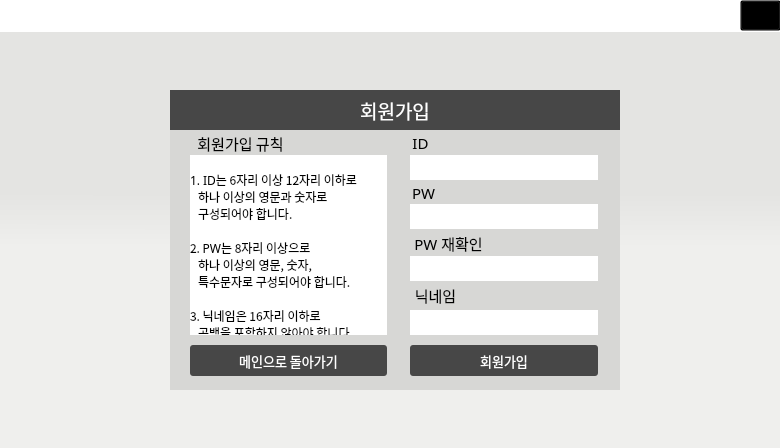
<?xml version="1.0" encoding="UTF-8"?>
<ui version="4.0">
 <class>Dialog</class>
 <widget class="QDialog" name="Dialog">
  <property name="geometry">
   <rect>
    <x>0</x>
    <y>0</y>
    <width>780</width>
    <height>448</height>
   </rect>
  </property>
  <property name="windowTitle">
   <string>PIM AGENT</string>
  </property>
  <property name="styleSheet">
   <string notr="true">background-color:qlineargradient(spread:pad, x1:0.5, y1:0.432, x2:0.499682, y2:0.551, stop:0 #E4E4E2, stop:1 #EFEFED)</string>
  </property>
  <widget class="QFrame" name="frame">
   <property name="geometry">
    <rect>
     <x>170</x>
     <y>90</y>
     <width>450</width>
     <height>300</height>
    </rect>
   </property>
   <property name="font">
    <font>
     <family>함초롬돋움</family>
     <pointsize>12</pointsize>
    </font>
   </property>
   <property name="styleSheet">
    <string notr="true">background-color:#D7D7D5;
border: transparent;
</string>
   </property>
   <property name="frameShape">
    <enum>QFrame::StyledPanel</enum>
   </property>
   <property name="frameShadow">
    <enum>QFrame::Raised</enum>
   </property>
   <widget class="QLineEdit" name="idEdit">
    <property name="geometry">
     <rect>
      <x>240</x>
      <y>65</y>
      <width>188</width>
      <height>25</height>
     </rect>
    </property>
    <property name="font">
     <font>
      <family>돋움</family>
      <pointsize>12</pointsize>
     </font>
    </property>
    <property name="styleSheet">
     <string notr="true">background-color:#ffffff;</string>
    </property>
    <property name="alignment">
     <set>Qt::AlignLeading|Qt::AlignLeft|Qt::AlignVCenter</set>
    </property>
   </widget>
   <widget class="QLabel" name="passLabel">
    <property name="geometry">
     <rect>
      <x>233</x>
      <y>87</y>
      <width>41</width>
      <height>31</height>
     </rect>
    </property>
    <property name="font">
     <font>
      <family>HY견고딕</family>
      <pointsize>11</pointsize>
     </font>
    </property>
    <property name="styleSheet">
     <string notr="true">border: 5px solid rgba(255,255,255,0);
background-color: rgba(255,255,255,0);
background: transparent;</string>
    </property>
    <property name="text">
     <string>PW</string>
    </property>
    <property name="alignment">
     <set>Qt::AlignCenter</set>
    </property>
   </widget>
   <widget class="QLineEdit" name="pwdEdit">
    <property name="geometry">
     <rect>
      <x>240</x>
      <y>114</y>
      <width>188</width>
      <height>25</height>
     </rect>
    </property>
    <property name="font">
     <font>
      <family>돋움</family>
      <pointsize>12</pointsize>
     </font>
    </property>
    <property name="styleSheet">
     <string notr="true">background-color:#ffffff;</string>
    </property>
    <property name="echoMode">
     <enum>QLineEdit::Password</enum>
    </property>
   </widget>
   <widget class="QLabel" name="idLabel">
    <property name="geometry">
     <rect>
      <x>230</x>
      <y>40</y>
      <width>41</width>
      <height>25</height>
     </rect>
    </property>
    <property name="font">
     <font>
      <family>HY견고딕</family>
      <pointsize>11</pointsize>
     </font>
    </property>
    <property name="styleSheet">
     <string notr="true">border: 5px solid rgba(255,255,255,0);
background-color: rgba(255,255,255,0);
background: transparent;</string>
    </property>
    <property name="text">
     <string>ID</string>
    </property>
    <property name="alignment">
     <set>Qt::AlignCenter</set>
    </property>
   </widget>
   <widget class="QPushButton" name="gotoMainBtn">
    <property name="geometry">
     <rect>
      <x>20</x>
      <y>255</y>
      <width>197</width>
      <height>31</height>
     </rect>
    </property>
    <property name="palette">
     <palette>
      <active>
       <colorrole role="WindowText">
        <brush brushstyle="SolidPattern">
         <color alpha="255">
          <red>255</red>
          <green>255</green>
          <blue>255</blue>
         </color>
        </brush>
       </colorrole>
       <colorrole role="Button">
        <brush brushstyle="SolidPattern">
         <color alpha="255">
          <red>71</red>
          <green>71</green>
          <blue>71</blue>
         </color>
        </brush>
       </colorrole>
       <colorrole role="Text">
        <brush brushstyle="SolidPattern">
         <color alpha="255">
          <red>255</red>
          <green>255</green>
          <blue>255</blue>
         </color>
        </brush>
       </colorrole>
       <colorrole role="ButtonText">
        <brush brushstyle="SolidPattern">
         <color alpha="255">
          <red>255</red>
          <green>255</green>
          <blue>255</blue>
         </color>
        </brush>
       </colorrole>
       <colorrole role="Base">
        <brush brushstyle="SolidPattern">
         <color alpha="255">
          <red>71</red>
          <green>71</green>
          <blue>71</blue>
         </color>
        </brush>
       </colorrole>
       <colorrole role="Window">
        <brush brushstyle="SolidPattern">
         <color alpha="255">
          <red>71</red>
          <green>71</green>
          <blue>71</blue>
         </color>
        </brush>
       </colorrole>
      </active>
      <inactive>
       <colorrole role="WindowText">
        <brush brushstyle="SolidPattern">
         <color alpha="255">
          <red>255</red>
          <green>255</green>
          <blue>255</blue>
         </color>
        </brush>
       </colorrole>
       <colorrole role="Button">
        <brush brushstyle="SolidPattern">
         <color alpha="255">
          <red>71</red>
          <green>71</green>
          <blue>71</blue>
         </color>
        </brush>
       </colorrole>
       <colorrole role="Text">
        <brush brushstyle="SolidPattern">
         <color alpha="255">
          <red>255</red>
          <green>255</green>
          <blue>255</blue>
         </color>
        </brush>
       </colorrole>
       <colorrole role="ButtonText">
        <brush brushstyle="SolidPattern">
         <color alpha="255">
          <red>255</red>
          <green>255</green>
          <blue>255</blue>
         </color>
        </brush>
       </colorrole>
       <colorrole role="Base">
        <brush brushstyle="SolidPattern">
         <color alpha="255">
          <red>71</red>
          <green>71</green>
          <blue>71</blue>
         </color>
        </brush>
       </colorrole>
       <colorrole role="Window">
        <brush brushstyle="SolidPattern">
         <color alpha="255">
          <red>71</red>
          <green>71</green>
          <blue>71</blue>
         </color>
        </brush>
       </colorrole>
      </inactive>
      <disabled>
       <colorrole role="WindowText">
        <brush brushstyle="SolidPattern">
         <color alpha="255">
          <red>255</red>
          <green>255</green>
          <blue>255</blue>
         </color>
        </brush>
       </colorrole>
       <colorrole role="Button">
        <brush brushstyle="SolidPattern">
         <color alpha="255">
          <red>71</red>
          <green>71</green>
          <blue>71</blue>
         </color>
        </brush>
       </colorrole>
       <colorrole role="Text">
        <brush brushstyle="SolidPattern">
         <color alpha="255">
          <red>255</red>
          <green>255</green>
          <blue>255</blue>
         </color>
        </brush>
       </colorrole>
       <colorrole role="ButtonText">
        <brush brushstyle="SolidPattern">
         <color alpha="255">
          <red>255</red>
          <green>255</green>
          <blue>255</blue>
         </color>
        </brush>
       </colorrole>
       <colorrole role="Base">
        <brush brushstyle="SolidPattern">
         <color alpha="255">
          <red>71</red>
          <green>71</green>
          <blue>71</blue>
         </color>
        </brush>
       </colorrole>
       <colorrole role="Window">
        <brush brushstyle="SolidPattern">
         <color alpha="255">
          <red>71</red>
          <green>71</green>
          <blue>71</blue>
         </color>
        </brush>
       </colorrole>
      </disabled>
     </palette>
    </property>
    <property name="font">
     <font>
      <family>HY견고딕</family>
      <pointsize>10</pointsize>
     </font>
    </property>
    <property name="styleSheet">
     <string notr="true">QPushButton{
color: white;
background-color:#474747;
border-style: solid;
border-radius:3px;
}

 QPushButton:hover {
background-color:#9E9E9E;
 }</string>
    </property>
    <property name="text">
     <string>메인으로 돌아가기</string>
    </property>
   </widget>
   <widget class="QLabel" name="titleLabel">
    <property name="geometry">
     <rect>
      <x>0</x>
      <y>0</y>
      <width>450</width>
      <height>40</height>
     </rect>
    </property>
    <property name="font">
     <font>
      <family>HY견고딕</family>
      <pointsize>14</pointsize>
     </font>
    </property>
    <property name="styleSheet">
     <string notr="true">color: white;
background-color:#474747;
text-align:center;</string>
    </property>
    <property name="text">
     <string>회원가입</string>
    </property>
    <property name="alignment">
     <set>Qt::AlignCenter</set>
    </property>
   </widget>
   <widget class="QLabel" name="repassLabel">
    <property name="geometry">
     <rect>
      <x>233</x>
      <y>138</y>
      <width>91</width>
      <height>30</height>
     </rect>
    </property>
    <property name="font">
     <font>
      <family>HY견고딕</family>
      <pointsize>11</pointsize>
     </font>
    </property>
    <property name="styleSheet">
     <string notr="true">border: 5px solid rgba(255,255,255,0);
background-color: rgba(255,255,255,0);
background: transparent;</string>
    </property>
    <property name="text">
     <string>PW 재확인</string>
    </property>
    <property name="alignment">
     <set>Qt::AlignCenter</set>
    </property>
   </widget>
   <widget class="QLineEdit" name="pwdCheckEdit">
    <property name="geometry">
     <rect>
      <x>240</x>
      <y>166</y>
      <width>188</width>
      <height>25</height>
     </rect>
    </property>
    <property name="font">
     <font>
      <family>돋움</family>
      <pointsize>12</pointsize>
     </font>
    </property>
    <property name="styleSheet">
     <string notr="true">background-color:#ffffff;</string>
    </property>
    <property name="echoMode">
     <enum>QLineEdit::Password</enum>
    </property>
   </widget>
   <widget class="QLabel" name="nicknameLabel">
    <property name="geometry">
     <rect>
      <x>230</x>
      <y>190</y>
      <width>71</width>
      <height>31</height>
     </rect>
    </property>
    <property name="font">
     <font>
      <family>HY견고딕</family>
      <pointsize>11</pointsize>
     </font>
    </property>
    <property name="styleSheet">
     <string notr="true">border: 5px solid rgba(255,255,255,0);
background-color: rgba(255,255,255,0);
background: transparent;</string>
    </property>
    <property name="text">
     <string>닉네임</string>
    </property>
    <property name="alignment">
     <set>Qt::AlignCenter</set>
    </property>
   </widget>
   <widget class="QLineEdit" name="nicknameEdit">
    <property name="geometry">
     <rect>
      <x>240</x>
      <y>220</y>
      <width>188</width>
      <height>25</height>
     </rect>
    </property>
    <property name="font">
     <font>
      <family>돋움</family>
      <pointsize>12</pointsize>
     </font>
    </property>
    <property name="styleSheet">
     <string notr="true">background-color:#ffffff;</string>
    </property>
    <property name="echoMode">
     <enum>QLineEdit::Normal</enum>
    </property>
   </widget>
   <widget class="QLabel" name="ruleLabel">
    <property name="geometry">
     <rect>
      <x>10</x>
      <y>40</y>
      <width>121</width>
      <height>27</height>
     </rect>
    </property>
    <property name="font">
     <font>
      <family>HY견고딕</family>
      <pointsize>11</pointsize>
     </font>
    </property>
    <property name="styleSheet">
     <string notr="true">border: transparent;</string>
    </property>
    <property name="text">
     <string>회원가입 규칙</string>
    </property>
    <property name="alignment">
     <set>Qt::AlignCenter</set>
    </property>
   </widget>
   <widget class="QLabel" name="ruleText">
    <property name="geometry">
     <rect>
      <x>20</x>
      <y>65</y>
      <width>197</width>
      <height>180</height>
     </rect>
    </property>
    <property name="font">
     <font>
      <family>HY견고딕</family>
      <pointsize>9</pointsize>
     </font>
    </property>
    <property name="styleSheet">
     <string notr="true">background-color:#ffffff;</string>
    </property>
    <property name="text">
     <string>
1. ID는 6자리 이상 12자리 이하로
   하나 이상의 영문과 숫자로
   구성되어야 합니다.

2. PW는 8자리 이상으로
   하나 이상의 영문, 숫자,
   특수문자로 구성되어야 합니다.

3. 닉네임은 16자리 이하로
   공백을 포함하지 않아야 합니다.</string>
    </property>
    <property name="alignment">
     <set>Qt::AlignLeading|Qt::AlignLeft|Qt::AlignTop</set>
    </property>
   </widget>
   <widget class="QPushButton" name="joinBtn">
    <property name="geometry">
     <rect>
      <x>240</x>
      <y>255</y>
      <width>188</width>
      <height>31</height>
     </rect>
    </property>
    <property name="palette">
     <palette>
      <active>
       <colorrole role="WindowText">
        <brush brushstyle="SolidPattern">
         <color alpha="255">
          <red>255</red>
          <green>255</green>
          <blue>255</blue>
         </color>
        </brush>
       </colorrole>
       <colorrole role="Button">
        <brush brushstyle="SolidPattern">
         <color alpha="255">
          <red>71</red>
          <green>71</green>
          <blue>71</blue>
         </color>
        </brush>
       </colorrole>
       <colorrole role="Text">
        <brush brushstyle="SolidPattern">
         <color alpha="255">
          <red>255</red>
          <green>255</green>
          <blue>255</blue>
         </color>
        </brush>
       </colorrole>
       <colorrole role="ButtonText">
        <brush brushstyle="SolidPattern">
         <color alpha="255">
          <red>255</red>
          <green>255</green>
          <blue>255</blue>
         </color>
        </brush>
       </colorrole>
       <colorrole role="Base">
        <brush brushstyle="SolidPattern">
         <color alpha="255">
          <red>71</red>
          <green>71</green>
          <blue>71</blue>
         </color>
        </brush>
       </colorrole>
       <colorrole role="Window">
        <brush brushstyle="SolidPattern">
         <color alpha="255">
          <red>71</red>
          <green>71</green>
          <blue>71</blue>
         </color>
        </brush>
       </colorrole>
      </active>
      <inactive>
       <colorrole role="WindowText">
        <brush brushstyle="SolidPattern">
         <color alpha="255">
          <red>255</red>
          <green>255</green>
          <blue>255</blue>
         </color>
        </brush>
       </colorrole>
       <colorrole role="Button">
        <brush brushstyle="SolidPattern">
         <color alpha="255">
          <red>71</red>
          <green>71</green>
          <blue>71</blue>
         </color>
        </brush>
       </colorrole>
       <colorrole role="Text">
        <brush brushstyle="SolidPattern">
         <color alpha="255">
          <red>255</red>
          <green>255</green>
          <blue>255</blue>
         </color>
        </brush>
       </colorrole>
       <colorrole role="ButtonText">
        <brush brushstyle="SolidPattern">
         <color alpha="255">
          <red>255</red>
          <green>255</green>
          <blue>255</blue>
         </color>
        </brush>
       </colorrole>
       <colorrole role="Base">
        <brush brushstyle="SolidPattern">
         <color alpha="255">
          <red>71</red>
          <green>71</green>
          <blue>71</blue>
         </color>
        </brush>
       </colorrole>
       <colorrole role="Window">
        <brush brushstyle="SolidPattern">
         <color alpha="255">
          <red>71</red>
          <green>71</green>
          <blue>71</blue>
         </color>
        </brush>
       </colorrole>
      </inactive>
      <disabled>
       <colorrole role="WindowText">
        <brush brushstyle="SolidPattern">
         <color alpha="255">
          <red>255</red>
          <green>255</green>
          <blue>255</blue>
         </color>
        </brush>
       </colorrole>
       <colorrole role="Button">
        <brush brushstyle="SolidPattern">
         <color alpha="255">
          <red>71</red>
          <green>71</green>
          <blue>71</blue>
         </color>
        </brush>
       </colorrole>
       <colorrole role="Text">
        <brush brushstyle="SolidPattern">
         <color alpha="255">
          <red>255</red>
          <green>255</green>
          <blue>255</blue>
         </color>
        </brush>
       </colorrole>
       <colorrole role="ButtonText">
        <brush brushstyle="SolidPattern">
         <color alpha="255">
          <red>255</red>
          <green>255</green>
          <blue>255</blue>
         </color>
        </brush>
       </colorrole>
       <colorrole role="Base">
        <brush brushstyle="SolidPattern">
         <color alpha="255">
          <red>71</red>
          <green>71</green>
          <blue>71</blue>
         </color>
        </brush>
       </colorrole>
       <colorrole role="Window">
        <brush brushstyle="SolidPattern">
         <color alpha="255">
          <red>71</red>
          <green>71</green>
          <blue>71</blue>
         </color>
        </brush>
       </colorrole>
      </disabled>
     </palette>
    </property>
    <property name="font">
     <font>
      <family>HY견고딕</family>
      <pointsize>10</pointsize>
     </font>
    </property>
    <property name="styleSheet">
     <string notr="true">QPushButton{
color: white;
background-color:#474747;
border-style: solid;
border-radius:3px;
}

 QPushButton:hover {
background-color:#9E9E9E;
 }</string>
    </property>
    <property name="text">
     <string>회원가입</string>
    </property>
   </widget>
   <zorder>idEdit</zorder>
   <zorder>pwdEdit</zorder>
   <zorder>idLabel</zorder>
   <zorder>gotoMainBtn</zorder>
   <zorder>titleLabel</zorder>
   <zorder>repassLabel</zorder>
   <zorder>pwdCheckEdit</zorder>
   <zorder>nicknameLabel</zorder>
   <zorder>nicknameEdit</zorder>
   <zorder>ruleLabel</zorder>
   <zorder>ruleText</zorder>
   <zorder>joinBtn</zorder>
   <zorder>passLabel</zorder>
  </widget>
  <widget class="QPushButton" name="minimizeBtn">
   <property name="geometry">
    <rect>
     <x>700</x>
     <y>0</y>
     <width>41</width>
     <height>31</height>
    </rect>
   </property>
   <property name="font">
    <font>
     <family>Arial</family>
     <pointsize>20</pointsize>
    </font>
   </property>
   <property name="styleSheet">
    <string notr="true">QPushButton{
background-color:transparent;
border:transparent;

}

 QPushButton:hover {
background-color:#EFEFED;
 }</string>
   </property>
   <property name="text">
    <string/>
   </property>
  </widget>
  <widget class="QPushButton" name="closeBtn">
   <property name="geometry">
    <rect>
     <x>740</x>
     <y>0</y>
     <width>41</width>
     <height>31</height>
    </rect>
   </property>
   <property name="styleSheet">
    <string notr="true">QPushButton{
background-color:transparent
}

 QPushButton:hover {
     background-color: rgb(191, 83, 62);
 }</string>
   </property>
   <property name="text">
    <string/>
   </property>
  </widget>
  <widget class="QLabel" name="titleLabel_2">
   <property name="geometry">
    <rect>
     <x>0</x>
     <y>0</y>
     <width>780</width>
     <height>32</height>
    </rect>
   </property>
   <property name="font">
    <font>
     <family>함초롬돋움</family>
     <pointsize>14</pointsize>
    </font>
   </property>
   <property name="styleSheet">
    <string notr="true">color: black;
background-color: rgba(255,255,255);
text-align:center;
 border-bottom: 0.4px solid black;
</string>
   </property>
   <property name="text">
    <string/>
   </property>
   <property name="alignment">
    <set>Qt::AlignCenter</set>
   </property>
  </widget>
  <widget class="QLabel" name="iconlabel">
   <property name="geometry">
    <rect>
     <x>5</x>
     <y>5</y>
     <width>20</width>
     <height>20</height>
    </rect>
   </property>
   <property name="font">
    <font>
     <family>함초롬돋움</family>
     <pointsize>14</pointsize>
    </font>
   </property>
   <property name="styleSheet">
    <string notr="true">color: black;
background-color: rgba(255,255,255);
text-align:center;</string>
   </property>
   <property name="text">
    <string/>
   </property>
   <property name="alignment">
    <set>Qt::AlignCenter</set>
   </property>
  </widget>
  <zorder>titleLabel_2</zorder>
  <zorder>frame</zorder>
  <zorder>minimizeBtn</zorder>
  <zorder>closeBtn</zorder>
  <zorder>iconlabel</zorder>
 </widget>
 <resources/>
 <connections/>
</ui>
